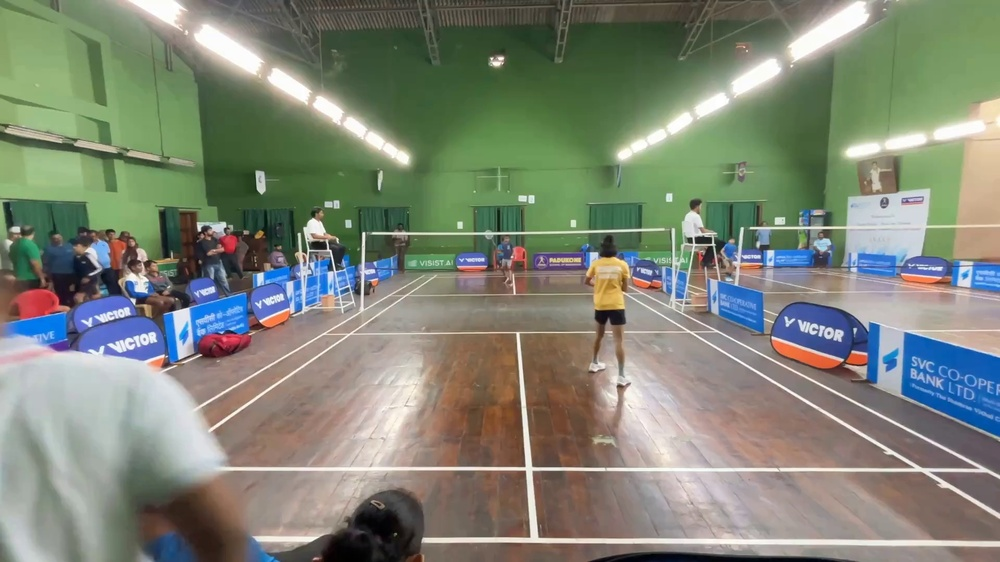
#> input picture sample_frame.jpg, 1000 x 562 px, shrunk from 1920 x 1080 before the run
$ python -i line_detector.py   (imports and definitions only)
#> lines starting #> are read from the running program, lines starting #| are printed output that depends on the picture; after the words box and inside, x2 and y2 are one past the last pixel; in counts of white or black regions, pixels touching at a corner belong together
"""
Court Line Detector

Detects badminton court lines using multiple techniques:
- Edge detection (Canny + Hough Transform)
- Color segmentation (for white/yellow court lines)
- Adaptive thresholding

This module is designed to be robust across different lighting conditions
and camera angles without relying on fixed hyperparameters.
"""

import cv2
import numpy as np
from typing import List, Tuple, Optional, Dict, Any
from dataclasses import dataclass
import logging

logger = logging.getLogger(__name__)


@dataclass
class Line:
    """Represents a detected line segment."""
    x1: int
    y1: int
    x2: int
    y2: int

    # [4 lines left out: function length, not called in this run]

    @property
    def angle(self) -> float:
        """Calculate line angle in degrees."""
        return np.degrees(np.arctan2(self.y2 - self.y1, self.x2 - self.x1))

    @property
    def midpoint(self) -> Tuple[float, float]:
        """Get line midpoint."""
        return ((self.x1 + self.x2) / 2, (self.y1 + self.y2) / 2)

    def to_array(self) -> np.ndarray:
        """Convert to numpy array."""
        return np.array([self.x1, self.y1, self.x2, self.y2])

    # [9 lines left out: functions is_horizontal, is_vertical, not called in this run]


class CourtLineDetector:
    """
    Detects court lines using adaptive computer vision techniques.

    The detector automatically calibrates its parameters based on
    image statistics, making it robust across different videos.
    """

    def __init__(self, config: Optional[Dict[str, Any]] = None):
        """
        Initialize the court line detector.

        Args:
            config: Configuration dictionary (optional)
        """
        self.config = config or {}
        self._calibrated = False
        self._calibration_data = {}

    # [41 lines left out: function calibrate, not called in this run]

    def _get_adaptive_canny_thresholds(self, gray: np.ndarray) -> Tuple[int, int]:
        """
        Calculate adaptive Canny edge detection thresholds.

        Uses Otsu's method and image statistics for robust thresholding.
        """
        # Use Otsu's threshold as a baseline
        otsu_thresh, _ = cv2.threshold(
            gray, 0, 255, cv2.THRESH_BINARY + cv2.THRESH_OTSU
        )

        # Calculate percentile-based thresholds
        median = np.median(gray)
        sigma = 0.33

        lower = int(max(0, (1.0 - sigma) * median))
        upper = int(min(255, (1.0 + sigma) * median))

        # Blend with Otsu threshold
        lower = int(0.5 * lower + 0.5 * otsu_thresh * 0.5)
        upper = int(0.5 * upper + 0.5 * otsu_thresh)

        return lower, upper

    def _get_adaptive_hough_params(self) -> Dict[str, int]:
        """Get adaptive Hough transform parameters based on calibration."""
        if not self._calibrated:
            # Default parameters for 1080p
            return {
                'threshold': 100,
                'min_line_length': 100,
                'max_line_gap': 20
            }

        diagonal = self._calibration_data['diagonal']

        return {
            'threshold': int(diagonal * 0.05),
            'min_line_length': int(diagonal * 0.05),
            'max_line_gap': int(diagonal * 0.015)
        }

    def detect_edges(self, frame: np.ndarray) -> np.ndarray:
        """
        Detect edges using adaptive Canny edge detection.

        Args:
            frame: Input BGR frame

        Returns:
            Binary edge image
        """
        # Convert to grayscale
        gray = cv2.cvtColor(frame, cv2.COLOR_BGR2GRAY)

        # Apply Gaussian blur to reduce noise
        blurred = cv2.GaussianBlur(gray, (5, 5), 0)

        # Get adaptive thresholds
        lower, upper = self._get_adaptive_canny_thresholds(blurred)

        # Apply Canny edge detection
        edges = cv2.Canny(blurred, lower, upper)

        # Dilate edges slightly to connect nearby edges
        kernel = np.ones((3, 3), np.uint8)
        edges = cv2.dilate(edges, kernel, iterations=1)

        return edges

    def detect_lines_hough(self, edges: np.ndarray) -> List[Line]:
        """
        Detect lines using Hough Line Transform.

        Args:
            edges: Binary edge image

        Returns:
            List of detected lines
        """
        params = self._get_adaptive_hough_params()

        lines_array = cv2.HoughLinesP(
            edges,
            rho=1,
            theta=np.pi / 180,
            threshold=params['threshold'],
            minLineLength=params['min_line_length'],
            maxLineGap=params['max_line_gap']
        )

        if lines_array is None:
            return []

        lines = []
        for line in lines_array:
            x1, y1, x2, y2 = line[0]
            lines.append(Line(x1, y1, x2, y2))

        return lines

    def detect_white_lines(self, frame: np.ndarray) -> np.ndarray:
        """
        Detect white court lines using color segmentation.

        Args:
            frame: Input BGR frame

        Returns:
            Binary mask of white lines
        """
        # Convert to HSV
        hsv = cv2.cvtColor(frame, cv2.COLOR_BGR2HSV)

        # Adaptive white detection based on frame statistics
        v_channel = hsv[:, :, 2]
        v_thresh = np.percentile(v_channel, 90)  # Top 10% brightest

        # White line detection (high value, low saturation)
        lower_white = np.array([0, 0, int(v_thresh)])
        upper_white = np.array([180, 50, 255])

        white_mask = cv2.inRange(hsv, lower_white, upper_white)

        # Morphological operations to clean up
        kernel = cv2.getStructuringElement(cv2.MORPH_RECT, (3, 3))
        white_mask = cv2.morphologyEx(white_mask, cv2.MORPH_CLOSE, kernel)
        white_mask = cv2.morphologyEx(white_mask, cv2.MORPH_OPEN, kernel)

        return white_mask

    # [37 lines left out: function detect_court_surface, not called in this run]

    def detect_lines(self, frame: np.ndarray) -> Tuple[List[Line], np.ndarray]:
        """
        Main method to detect all court lines.

        Combines edge detection and color segmentation for robust detection.

        Args:
            frame: Input BGR frame

        Returns:
            Tuple of (detected lines, combined line mask)
        """
        # Edge-based detection
        edges = self.detect_edges(frame)
        edge_lines = self.detect_lines_hough(edges)

        # Color-based detection
        white_mask = self.detect_white_lines(frame)

        # Combine edge and color information
        combined_mask = cv2.bitwise_or(edges, white_mask)

        # Detect lines in combined mask
        combined_lines = self.detect_lines_hough(combined_mask)

        # Merge and filter lines
        all_lines = self._merge_similar_lines(edge_lines + combined_lines)

        return all_lines, combined_mask

    def _merge_similar_lines(
        self,
        lines: List[Line],
        distance_threshold: float = 20,
        angle_threshold: float = 10
    ) -> List[Line]:
        """
        Merge similar/duplicate lines.

        Args:
            lines: List of detected lines
            distance_threshold: Max distance between line midpoints to merge
            angle_threshold: Max angle difference to merge

        Returns:
            Merged list of lines
        """
        if not lines:
            return []

        merged = []
        used = [False] * len(lines)

        for i, line1 in enumerate(lines):
            if used[i]:
                continue

            # Collect similar lines
            similar = [line1]
            used[i] = True

            for j, line2 in enumerate(lines[i + 1:], start=i + 1):
                if used[j]:
                    continue

                # Check angle similarity
                angle_diff = abs(line1.angle - line2.angle)
                if angle_diff > 180:
                    angle_diff = 360 - angle_diff

                if angle_diff > angle_threshold:
                    continue

                # Check midpoint distance
                mid1 = line1.midpoint
                mid2 = line2.midpoint
                dist = np.sqrt((mid1[0] - mid2[0])**2 + (mid1[1] - mid2[1])**2)

                if dist < distance_threshold:
                    similar.append(line2)
                    used[j] = True

            # Average similar lines
            if similar:
                avg_x1 = int(np.mean([l.x1 for l in similar]))
                avg_y1 = int(np.mean([l.y1 for l in similar]))
                avg_x2 = int(np.mean([l.x2 for l in similar]))
                avg_y2 = int(np.mean([l.y2 for l in similar]))
                merged.append(Line(avg_x1, avg_y1, avg_x2, avg_y2))

        return merged

    # [67 lines left out: functions filter_court_lines, visualize_lines, not called in this run]

>>> import cv2
>>> picture = cv2.imread('../../sample_frame.jpg')
#> picture is the input picture: shape (562, 1000, 3); mean B, G, R 118.5, 133.2, 127.6
>>> result = CourtLineDetector().detect_lines(picture)
#> in detect_edges, `gray = cv2.cvtColor(frame, cv2.COLOR_BGR2GRAY)`:
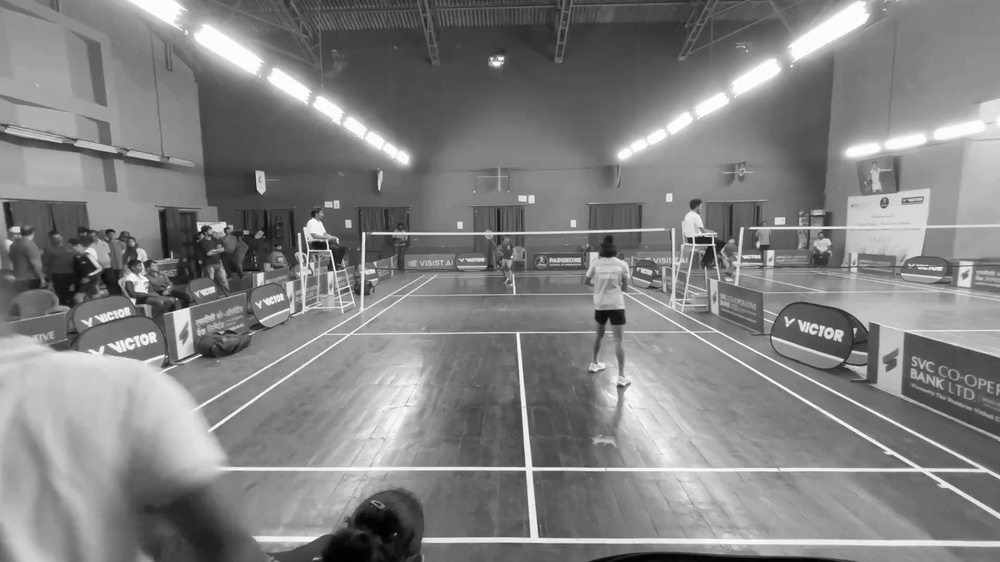
#> gray: shape (562, 1000); min 0, max 255, mean 129.8
#> in _get_adaptive_canny_thresholds, `otsu_thresh, _ = cv2.threshold( gray, 0, 255, cv2.THRESH_BINARY + cv2...`: otsu_thresh = 132
#> in _get_adaptive_canny_thresholds, `median = np.median(gray)`: median = 129
#> in _get_adaptive_canny_thresholds, `lower = int(max(0, (1.0 - sigma) * median))`: lower = 86
#> in _get_adaptive_canny_thresholds, `upper = int(min(255, (1.0 + sigma) * median))`: upper = 171
#> in _get_adaptive_canny_thresholds, `lower = int(0.5 * lower + 0.5 * otsu_thresh * 0.5)`: lower = 76
#> in _get_adaptive_canny_thresholds, `upper = int(0.5 * upper + 0.5 * otsu_thresh)`: upper = 151
#> in detect_edges, `lower, upper = self._get_adaptive_canny_thresholds(blurred)`: lower = 76; upper = 151
#> in detect_edges, `edges = cv2.Canny(blurred, lower, upper)`:
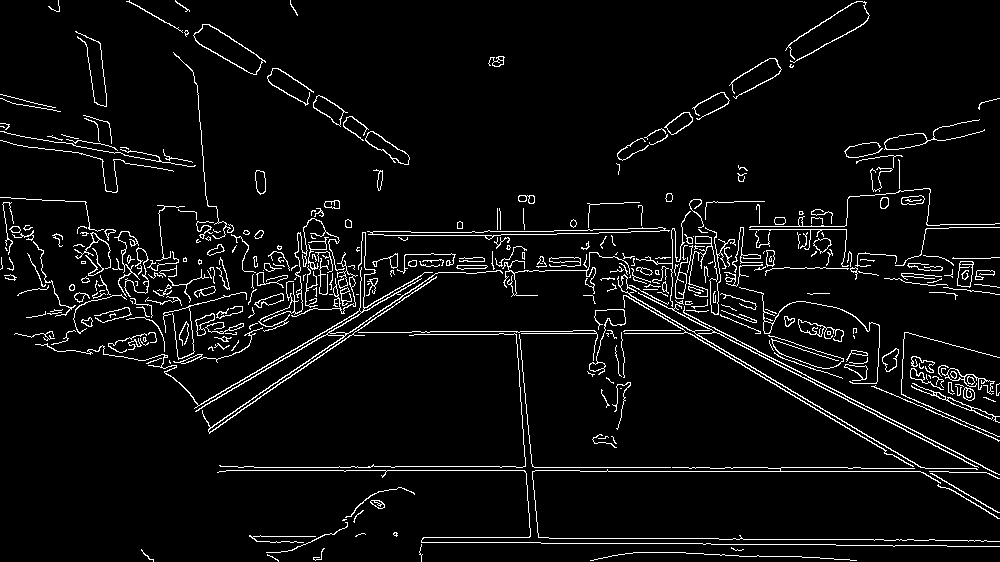
#> edges: shape (562, 1000); 5% white in thin lines or dots
#> in detect_edges, `edges = cv2.dilate(edges, kernel, iterations=1)`:
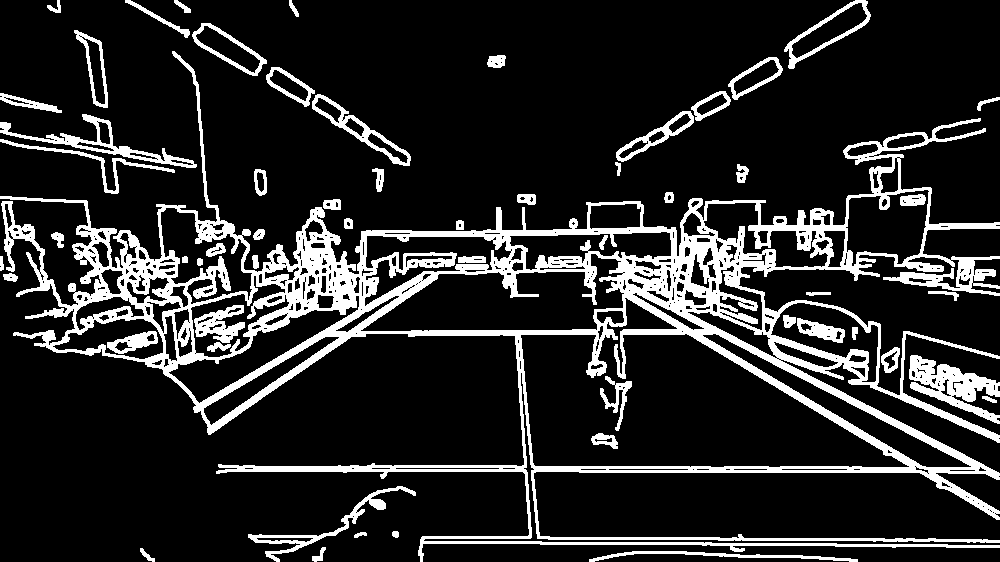
#> edges: shape (562, 1000); 15.5% white; 57 white regions, largest, box (x1, y1, x2, y2) and area: (0, 51, 1000, 562) 66967, (909, 355, 1000, 424) 2625, (0, 114, 197, 168) 1675
#> in detect_lines_hough, `lines_array = cv2.HoughLinesP( edges, rho=1, theta=np.pi / 180, thresh..`: lines_array = 283 rows, first 6: [361, 237, 715, 230], [218, 470, 949, 470], [219, 467, 988, 467], [319, 332, 726, 332], [361, 234, 709, 228], [251, 275, 774, 266]
#> the loop in detect_lines_hough, `for line in lines_array:` made 283 passes
#> after the loop in detect_lines_hough, `for line in lines_array:`: lines = 283 items
#> in detect_white_lines, `hsv = cv2.cvtColor(frame, cv2.COLOR_BGR2HSV)`: hsv: shape (562, 1000, 3); mean H, S, V 47, 68, 146.3
#> in detect_white_lines, `v_channel = hsv[:, :, 2]`:
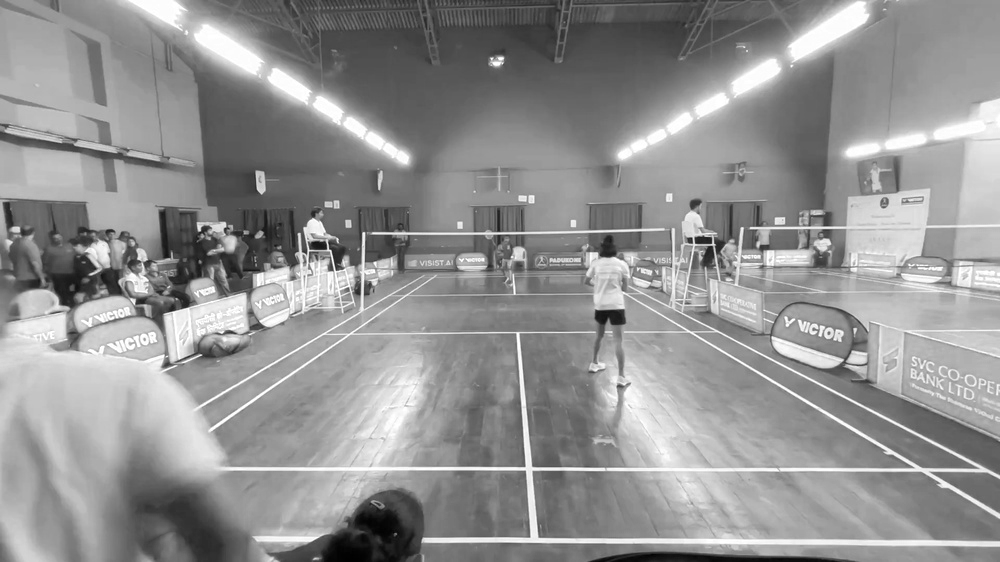
#> v_channel: shape (562, 1000); min 0, max 255, mean 146.3
#> in detect_white_lines, `v_thresh = np.percentile(v_channel, 90)`: v_thresh = 212
#> in detect_white_lines, `lower_white = np.array([0, 0, int(v_thresh)])`: lower_white = [0, 0, 212]
#> in detect_white_lines, `white_mask = cv2.inRange(hsv, lower_white, upper_white)`: white_mask: shape (562, 1000); 7.6% white; 334 white regions (244 under 20 px), largest, box (x1, y1, x2, y2) and area: (0, 232, 1000, 546) 14757, (603, 368, 779, 502) 4272, (750, 189, 933, 258) 2807
#> in detect_white_lines, `white_mask = cv2.morphologyEx(white_mask, cv2.MORPH_CLOSE, kernel)`:
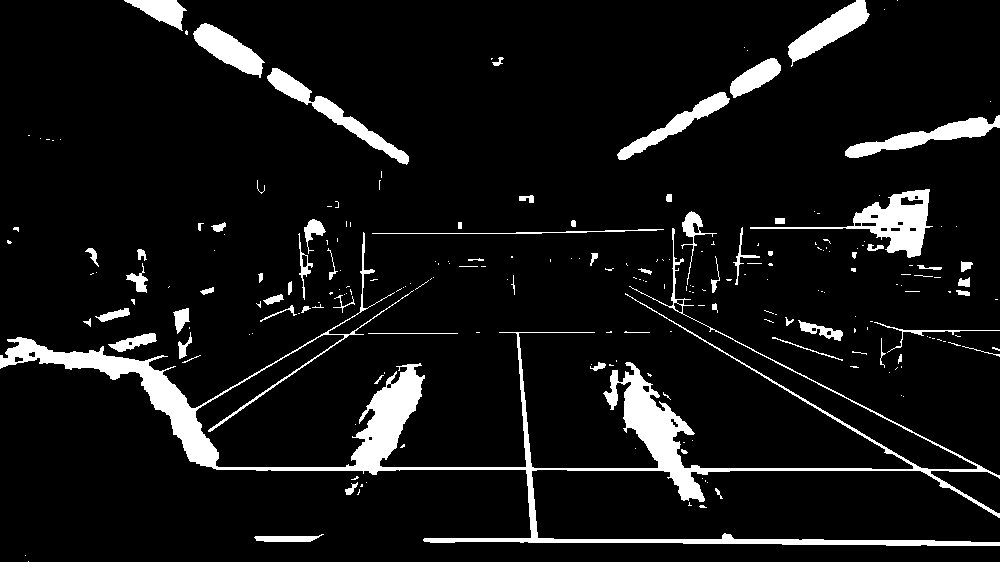
#> white_mask: shape (562, 1000); 7.9% white; 228 white regions (159 under 20 px), largest, box (x1, y1, x2, y2) and area: (0, 228, 1000, 546) 22976, (750, 189, 933, 258) 3089, (267, 68, 409, 165) 2157
#> in detect_white_lines, `white_mask = cv2.morphologyEx(white_mask, cv2.MORPH_OPEN, kernel)`:
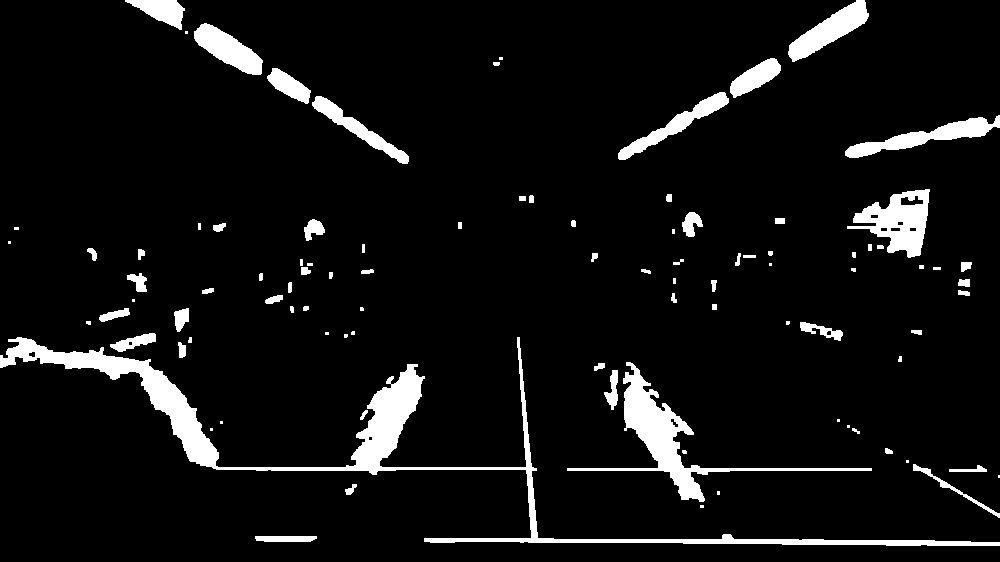
#> white_mask: shape (562, 1000); 6.9% white; 95 white regions (25 under 20 px), largest, box (x1, y1, x2, y2) and area: (0, 337, 1000, 546) 13822, (567, 362, 872, 502) 5057, (847, 189, 930, 258) 2867
#> in detect_lines, `combined_mask = cv2.bitwise_or(edges, white_mask)`:
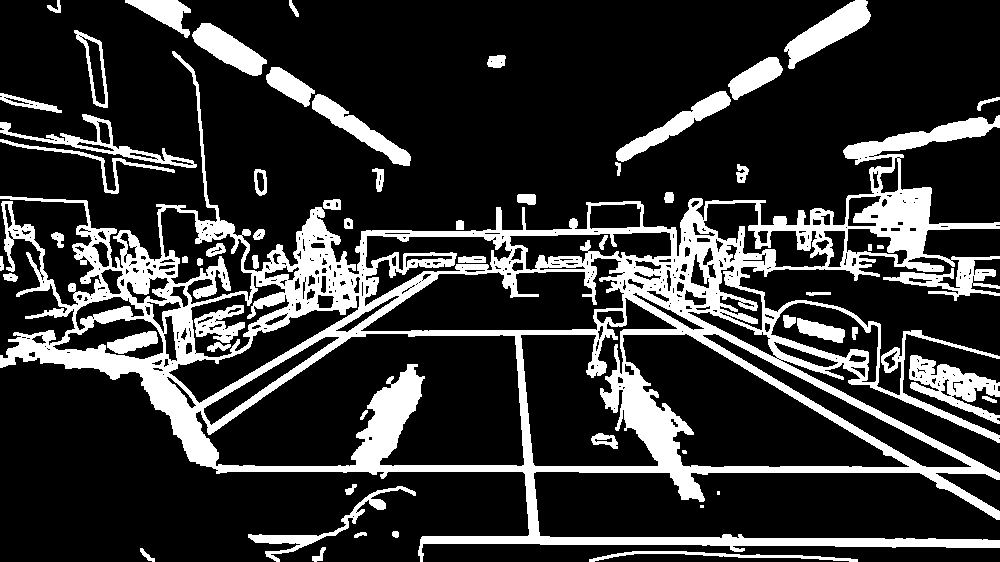
#> combined_mask: shape (562, 1000); 20.3% white; 58 white regions (3 under 20 px), largest, box (x1, y1, x2, y2) and area: (0, 51, 1000, 562) 88736, (909, 355, 1000, 424) 2625, (784, 0, 871, 69) 2305
#> in detect_lines_hough (call 2), `lines_array = cv2.HoughLinesP( edges, rho=1, theta=np.pi / 180, thresh..`: lines_array = 374 rows, first 6: [564, 256, 999, 517], [361, 237, 715, 230], [213, 468, 990, 468], [212, 467, 988, 467], [218, 470, 994, 470], [561, 256, 999, 519]
#> the loop in detect_lines_hough (call 2), `for line in lines_array:` made 374 passes
#> in detect_lines, `combined_lines = self.detect_lines_hough(combined_mask)`: combined_lines = 374 items
#> in _merge_similar_lines, `used = [False] * len(lines)`: used = 657 items, first 6: False, False, False, False, False, False
#> the loop in _merge_similar_lines, `for i, line1 in enumerate(lines):` made 657 passes
#> (avg_x1, avg_y1, avg_x2, avg_y2) on passes 1, 2, 3, 4, 6, 8, 10, 12, 13, 14, 16, 17: (361, 235, 711, 228), (214, 468, 975, 468), (217, 469, 993, 469), (319, 332, 726, 332), (396, 268, 633, 266), (220, 270, 576, 265), (471, 255, 775, 258), (614, 265, 767, 262), (212, 466, 861, 466), (77, 260, 420, 261), (251, 276, 871, 265), (421, 538, 935, 538)
